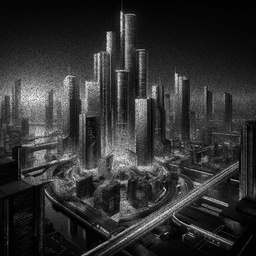
#> input picture list2/images/s1_ruido.jpg, 256 x 256 px, shrunk from 1024 x 1024 before the run, found by its file name
$ python question2.py
#> lines starting #> are read from the running program, lines starting #| are printed output that depends on the picture
# question 2
import cv2
import numpy as np
import matplotlib.pyplot as plt

def mostrar_imagem_e_histograma(imagem, titulo, imgAgu, tituloAgu):
    plt.figure(figsize=(12, 6))

    # Mostra a imagem original
    plt.subplot(2, 2, 1)
    plt.imshow(imagem, cmap='gray')
    plt.title('Imagem ' + titulo)

    # Calcula e mostra o histograma da imagem original
    plt.subplot(2, 2, 2)
    plt.hist(imagem.ravel(), bins=256, range=(0, 256), color='gray', alpha=0.7)
    plt.title('Histograma')
    plt.xlabel('Intensidade de Pixel')
    plt.ylabel('Frequência')

    # Mostra a imagem suavizada
    plt.subplot(2, 2, 3)
    plt.imshow(imgAgu, cmap='gray')
    plt.title('Imagem ' + tituloAgu)

    # Calcula e mostra o histograma da imagem suavizada
    plt.subplot(2, 2, 4)
    plt.hist(imgAgu.ravel(), bins=256, range=(0, 256), color='gray', alpha=0.7)
    plt.title('Histograma')
    plt.xlabel('Intensidade de Pixel')
    plt.ylabel('Frequência')

    plt.tight_layout()
    plt.show()

    # Calcula e mostra o histograma da diferença entre as imagens
    plt.figure(figsize=(8, 4))
    hist_diferenca = np.abs(imagem - imgAgu).ravel()
    plt.hist(hist_diferenca, bins=256, range=(0, 256), color='gray', alpha=0.7)
    plt.title('Histograma da Diferença')
    plt.xlabel('Diferença de Intensidade de Pixel')
    plt.ylabel('Frequência')
    plt.show()

    # Calcula e mostra os valores de PSNR e SSIM
    mse = np.mean((imagem - imgAgu) ** 2)
    psnr = 20 * np.log10(255 / np.sqrt(mse))
    ssim = np.mean((2 * imagem * imgAgu + 1e-10) / (imagem ** 2 + imgAgu ** 2 + 1e-10))
    print(f"PSNR: {psnr:.2f} dB")
    print(f"SSIM: {ssim:.4f}")

def mostrar_imagem_no_dominio_da_frequencia(imagem, imagem_filtrada):
    # Aplicar a transformada de Fourier
    img_fft = np.fft.fft2(imagem)
    img_fft_shifted = np.fft.fftshift(img_fft)

    # Calcular o espectro de frequência (magnitude)
    magnitude_spectrum = np.abs(img_fft_shifted)

    # Visualizar o espectro de frequência
    plt.figure(figsize=(12, 6))

    # Primeira imagem no domínio da frequência
    plt.subplot(1, 2, 1)
    plt.imshow(np.log1p(magnitude_spectrum), cmap='gray')
    plt.title('Espectro de Frequência - Original')
    plt.axis('off')

    img_filtrada = np.fft.fft2(imagem_filtrada)
    img_filtrada_shifted = np.fft.fftshift(img_filtrada)
    segunda_magnitude_spectrum = np.abs(img_filtrada_shifted)

    plt.subplot(1, 2, 2)
    plt.imshow(np.log1p(segunda_magnitude_spectrum), cmap='gray')
    plt.title('Espectro de Frequência - Ruidosa')
    plt.axis('off')

    plt.tight_layout()
    plt.show()

def salvar_imagem(imagem, caminho):
    cv2.imwrite(caminho, imagem)

def wiener_filter(img_path, psf, noise_var):
    img_data = cv2.imread(img_path, cv2.IMREAD_GRAYSCALE)
    image = np.asarray(img_data)
    """
    Aplica o filtro Wiener para restauração de imagens.

    Args:
        image (numpy.ndarray): A imagem corrompida.
        psf (numpy.ndarray): Função de espalhamento de ponto (PSF).
        noise_var (float): Variância do ruído.

    Returns:
        numpy.ndarray: Imagem restaurada.
    """
    H = np.fft.fft2(psf, s=image.shape)
    G = np.fft.fft2(image)
    F_hat = np.conj(H) / (np.abs(H) ** 2 + noise_var)
    restored_image = np.fft.ifft2(G * F_hat).real
    result = np.clip(restored_image, 0, 255).astype(np.uint8)

    mostrar_imagem_e_histograma(image, 'original', restored_image, 'restaurada - wiener')
    mostrar_imagem_no_dominio_da_frequencia(image, restored_image)
    return restored_image

def bayesian_restoration(img_path, psf, noise_variance):
    img_data = cv2.imread(img_path, cv2.IMREAD_GRAYSCALE)
    image_corrupted = np.asarray(img_data)
    """
    Aplica o filtro de restauração de Bayes para restaurar imagens.

    Args:
        image_corrupted (numpy.ndarray): A imagem corrompida.
        psf (numpy.ndarray): Função de espalhamento de ponto (PSF).
        noise_variance (float): Variância do ruído.

    Returns:
        numpy.ndarray: Imagem restaurada.
    """
    H = np.fft.fft2(psf, s=image_corrupted.shape)
    G = np.fft.fft2(image_corrupted)
    F_hat = np.conj(H) / (np.abs(H) ** 2 + noise_variance)
    restored_image = np.fft.ifft2(G * F_hat).real
    np.clip(restored_image, 0, 255).astype(np.uint8)

    mostrar_imagem_e_histograma(image_corrupted, 'original', restored_image, 'restaurada - baye')
    mostrar_imagem_no_dominio_da_frequencia(image_corrupted, restored_image)
    return restored_image

def adaptive_median_filter(img_path, window_size):
    img_data = cv2.imread(img_path, cv2.IMREAD_GRAYSCALE)
    image = np.asarray(img_data)
    """
    Aplica o filtro de mediana adaptativo a uma imagem.

    Args:
        image (numpy.ndarray): A imagem corrompida.
        window_size (int): Tamanho da janela (deve ser ímpar).

    Returns:
        numpy.ndarray: Imagem restaurada.
    """
    half_window = window_size // 2
    rows, cols = image.shape
    result = np.zeros_like(image)

    for i in range(rows):
        for j in range(cols):
            window = image[max(0, i - half_window):min(rows, i + half_window + 1),
                           max(0, j - half_window):min(cols, j + half_window + 1)]
            result[i, j] = np.median(window)

    mostrar_imagem_e_histograma(image, 'original', result, 'restaurada - adaptive_median')
    mostrar_imagem_no_dominio_da_frequencia(image, result)
    return result

def create_gaussian_psf(size, sigma):
    """
    Cria uma matriz bidimensional representando uma PSF gaussiana.

    Args:
        size (int): Tamanho da matriz (deve ser ímpar para simetria).
        sigma (float): Parâmetro de espalhamento (desvio padrão) da gaussiana.

    Returns:
        numpy.ndarray: Matriz da PSF gaussiana.
    """
    if size % 2 == 0:
        raise ValueError("O tamanho da matriz deve ser ímpar para simetria.")

    x, y = np.meshgrid(np.arange(size), np.arange(size))
    center = size // 2
    psf = np.exp(-((x - center) ** 2 + (y - center) ** 2) / (2 * sigma ** 2))
    return psf / np.sum(psf)

def estimate_noise_variance(img_path):
#> called with img_path = 'list2/images/s1_ruido.jpg'
    img_data = cv2.imread(img_path, cv2.IMREAD_GRAYSCALE)
#> img_data is the input picture: shape (256, 256); min 0, max 251, mean 48.4
    image = np.asarray(img_data)
    """
    Estima a variância do ruído em uma imagem.

    Args:
        image (numpy.ndarray): Imagem (em tons de cinza).

    Returns:
        float: Variância do ruído.
    """
    # Calcule a variância dos valores dos pixels
    return np.var(image)

psf = create_gaussian_psf(5, 1.8)
noise_variance1 = estimate_noise_variance('list2/images/s1_ruido.jpg')
#> noise_variance1 = 1836.4
noise_variance2 = estimate_noise_variance('list2/images/s2_ruido.jpg')
#> call 2 of estimate_noise_variance, with img_path = 'list2/images/s2_ruido.jpg'
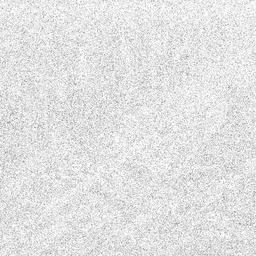
#> input picture list2/images/s2_ruido.jpg, 256 x 256 px, shrunk from 1024 x 1024 before the run, found by its file name
#> in estimate_noise_variance, img_data is the input picture: shape (256, 256); min 136, max 255, mean 226.4
#> noise_variance2 = 280.4
noise_variance3 = estimate_noise_variance('list2/images/s3_ruido.jpg')
#> call 3 of estimate_noise_variance, with img_path = 'list2/images/s3_ruido.jpg'
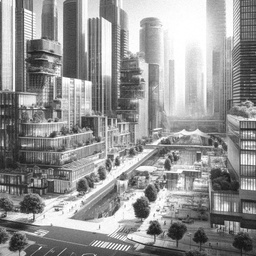
#> input picture list2/images/s3_ruido.jpg, 256 x 256 px, shrunk from 1024 x 1024 before the run, found by its file name
#> in estimate_noise_variance, img_data is the input picture: shape (256, 256); min 13, max 255, mean 148.5
#> noise_variance3 = 3908.3

s1_wiener = wiener_filter('list2/images/s1_ruido.jpg', psf, noise_variance1)
#> in wiener_filter, `result = np.clip(restored_image, 0, 255).astype(np.uint8)`: result: shape (256, 256); every value is 0
#> in mostrar_imagem_e_histograma, `mse = np.mean((imagem - imgAgu) ** 2)`: mse = 4177.8
#> in mostrar_imagem_e_histograma, `psnr = 20 * np.log10(255 / np.sqrt(mse))`: psnr = 11.92
#> in mostrar_imagem_e_histograma, `ssim = np.mean((2 * imagem * imgAgu + 1e-10) / (imagem ** 2 + imgAgu *..`: ssim = 186.2
#| PSNR: 11.92 dB
#| SSIM: 186.2250
s2_wiener = wiener_filter('list2/images/s2_ruido.jpg', psf, noise_variance2)
#| PSNR: 1.04 dB
#| SSIM: 18.5977
s3_wiener = wiener_filter('list2/images/s3_ruido.jpg', psf, noise_variance3)
#> call 3 of wiener_filter, with img_path = 'list2/images/s3_ruido.jpg', psf = array of shape (5, 5), noise_var = 3908.3
#> in wiener_filter (call 3), `restored_image = np.fft.ifft2(G * F_hat).real`:
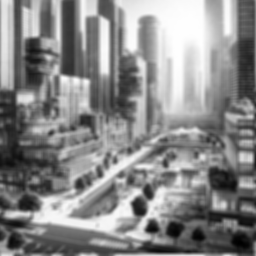
#> restored_image: shape (256, 256) float64; min 0.00649, max 0.0652, mean 0.038; drawn with min black and max white
#| PSNR: 3.99 dB
#| SSIM: 238.5038

s1_baye = bayesian_restoration('list2/images/s1_ruido.jpg', psf, noise_variance1)
#| PSNR: 11.92 dB
#| SSIM: 186.2250
s2_baye = bayesian_restoration('list2/images/s2_ruido.jpg', psf, noise_variance2)
#| PSNR: 1.04 dB
#| SSIM: 18.5977
s3_baye = bayesian_restoration('list2/images/s3_ruido.jpg', psf, noise_variance3)
#| PSNR: 3.99 dB
#| SSIM: 238.5038

s1_med = adaptive_median_filter('list2/images/s1_ruido.jpg', 3)
#| PSNR: 32.72 dB
#| SSIM: 3.2686
s2_med = adaptive_median_filter('list2/images/s2_ruido.jpg', 13)
#> in mostrar_imagem_e_histograma (call 8), `plt.show()`:
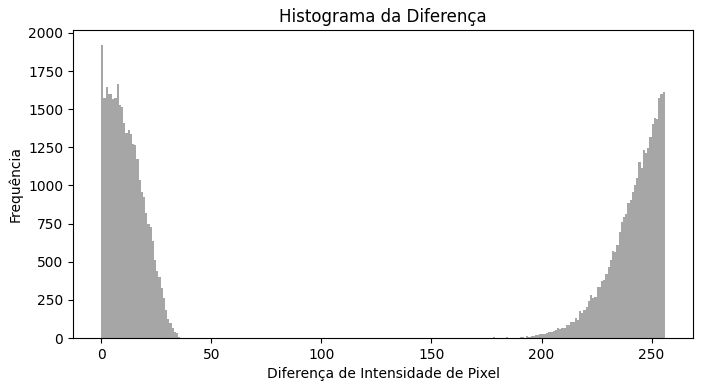
#> figure drawn by matplotlib, 1 panel; tallest bar 1923 high, from x = 0 to 1
#> in mostrar_imagem_e_histograma (call 8), `mse = np.mean((imagem - imgAgu) ** 2)`: mse = 81.14
#> in mostrar_imagem_e_histograma (call 8), `psnr = 20 * np.log10(255 / np.sqrt(mse))`: psnr = 29.04
#> in mostrar_imagem_e_histograma (call 8), `ssim = np.mean((2 * imagem * imgAgu + 1e-10) / (imagem ** 2 + imgAgu *..`: ssim = 5.05
#| PSNR: 29.04 dB
#| SSIM: 5.0453
s3_med = adaptive_median_filter('list2/images/s3_ruido.jpg', 3)
#> call 3 of adaptive_median_filter, with img_path = 'list2/images/s3_ruido.jpg', window_size = 3
#> after the loop in adaptive_median_filter (call 3), `for i in range(rows):`:
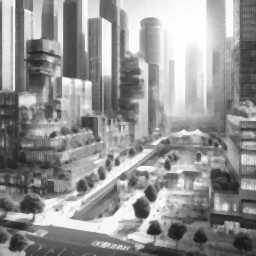
#> result: shape (256, 256); min 24, max 255, mean 148.1
#> in mostrar_imagem_e_histograma (call 9), `plt.show()`:
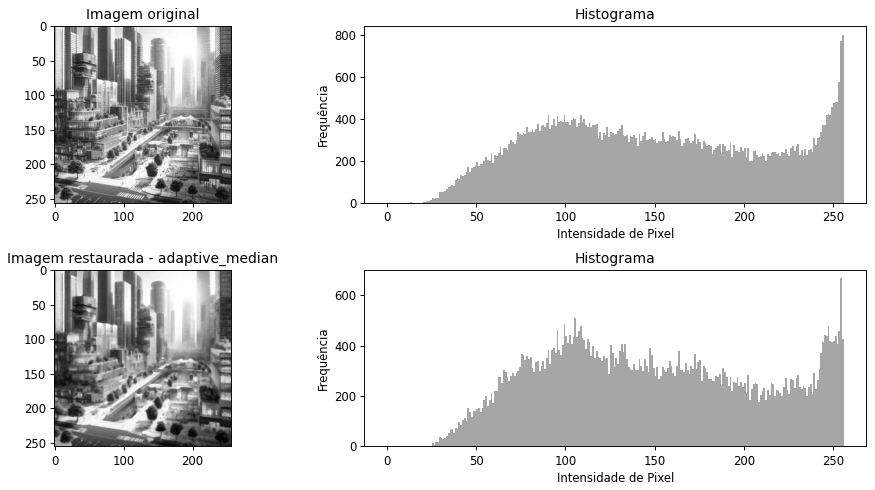
#> figure drawn by matplotlib, 4 panels; panel 2: tallest bar 800 high, from x = 255 to 256; panel 4: tallest bar 667 high, from x = 254 to 255
#> in mostrar_imagem_e_histograma (call 9), `mse = np.mean((imagem - imgAgu) ** 2)`: mse = 47.43
#> in mostrar_imagem_e_histograma (call 9), `psnr = 20 * np.log10(255 / np.sqrt(mse))`: psnr = 31.37
#> in mostrar_imagem_e_histograma (call 9), `ssim = np.mean((2 * imagem * imgAgu + 1e-10) / (imagem ** 2 + imgAgu *..`: ssim = 3.34
#| PSNR: 31.37 dB
#| SSIM: 3.3381
#> in mostrar_imagem_no_dominio_da_frequencia (call 9), `plt.show()`:
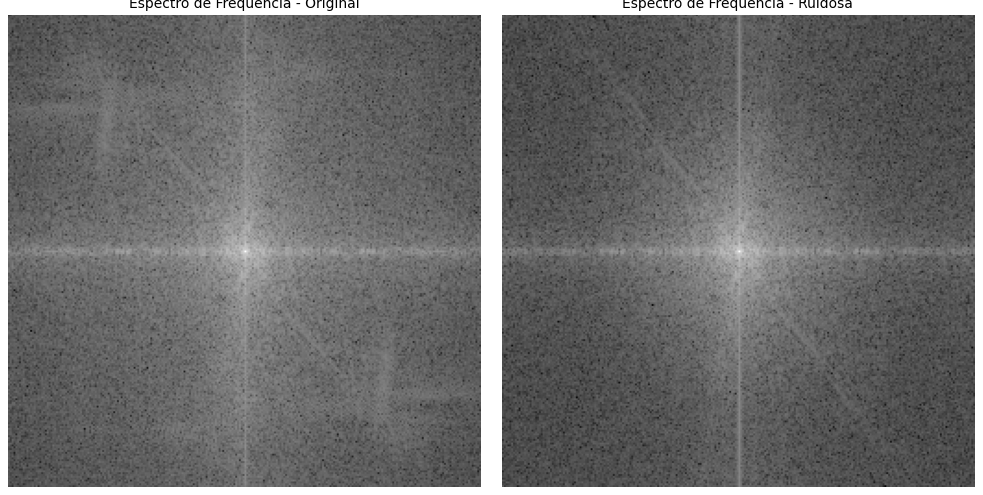
#> figure drawn by matplotlib, 2 panels

salvar_imagem(s1_wiener, 'list2/images/s1_wiener.jpg')
salvar_imagem(s2_wiener, 'list2/images/s2_wiener.jpg')
salvar_imagem(s3_wiener, 'list2/images/s3_wiener.jpg')

salvar_imagem(s1_baye, 'list2/images/s1_baye.jpg')
salvar_imagem(s2_baye, 'list2/images/s2_baye.jpg')
salvar_imagem(s3_baye, 'list2/images/s3_baye.jpg')

salvar_imagem(s1_med, 'list2/images/s1_med.jpg')
salvar_imagem(s2_med, 'list2/images/s2_med.jpg')
salvar_imagem(s3_med, 'list2/images/s3_med.jpg')
